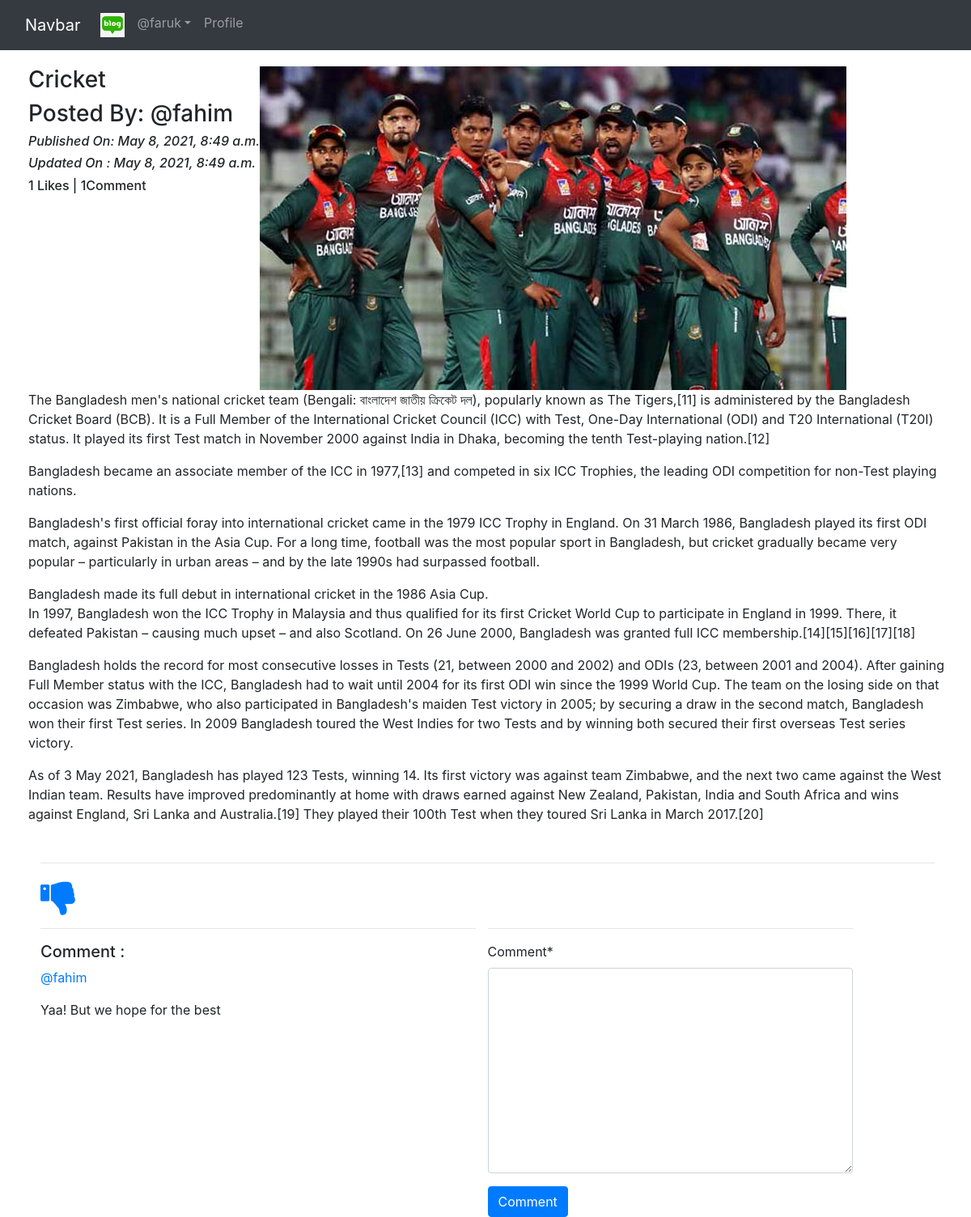
/blog/details/-C-r-i-c-k-e-t--d1c533dd-1c52-4f1b-806c-7e5baadebf15 (signed in), run on the app's committed database.
### App_Blog/models.py (models this page shows, shortened)
class Blog(models.Model):
    author = models.ForeignKey(User,on_delete=models.CASCADE,related_name='post_author')
    blog_title = models.CharField(max_length=264,verbose_name="put a title")
    slug = models.SlugField(max_length=264,unique=True)
    blog_content = models.TextField(verbose_name="What is on your mind?")
    blog_image = models.ImageField(upload_to='blog_image',verbose_name="Image")
    publish_date = models.DateTimeField(auto_now_add = True)
    update_date = models.DateTimeField(auto_now=True)
    class Meta:
        ordering=['-publish_date',]

class Comment(models.Model):
    blog = models.ForeignKey(Blog,on_delete=models.CASCADE,related_name='blog_comment')
    user = models.ForeignKey(User,on_delete=models.CASCADE,related_name='user_comment')
    comment = models.TextField()
    comment_date =models.DateTimeField(auto_now_add=True)
    class Meta:
        ordering=('-comment_date',)

### App_Blog/views.py (the view, shortened to what this page needs)
# urls.py: path('details/<slug:slug>', views.blog_details, name='blog_details'),
@login_required
def blog_details(request,slug):
    blog = Blog.objects.get(slug=slug)
    comment_form = CommentForm()
    already_liked = Likes.objects.filter(blog=blog,user=request.user)
    if already_liked:
        liked = True
    else:
        liked = False
    return render(request,'App_Blog/blog_details.html',context={'blog':blog,'comment_form':comment_form,'liked':liked})

### App_Blog/forms.py
class CommentForm(forms.ModelForm):
    class Meta:
        model = Comment
        fields=('comment',)

### templates/App_Blog/blog_details.html (shortened to what this page needs)
{% extends 'base.html' %}
{% load crispy_forms_tags %}
{% block body_block %}
<div class="row">
  <div class="col-sm-06">
    <h3>{{blog.blog_title}}</h3>
    <h3>Posted By: @{{blog.author}}</h3>
    <i><h6>Published On: {{blog.publish_date}}</h6></i>
    <i><h6>Updated On : {{blog.update_date}}</h6></i>
    <h6>{{ blog.liked_blog.count}} Likes | {{blog.blog_comment.count}}Comment</h6>
  </div>
  <div class="col-sm-06">
    <img src="/media/{{blog.blog_image}}" width="100%" alt="">
  </div>
  <p>
   {{blog.blog_content|linebreaks}}
  </p>
</div>
<hr>
{% if not liked %}
 <a href="{% url 'App_Blog:liked_post' pk=blog.pk %}">
 <i class="fa fa-thumbs-up fa-3x" aria-hidden="true"></i>
</a>
{% else %}
<a href="{% url 'App_Blog:unliked_post' pk=blog.pk %}">
<i class="fa fa-thumbs-down fa-3x" aria-hidden="true"></i>
</a>
{% endif %}
<div class="row">
      <div class="col-sm-6">
         <hr>
   <h5>Comment : </h5>
  {% for comment in blog.blog_comment.all  %}
  <p> <a href="#" > @{{ comment.user}}</a></p>
  <p>{{comment.comment }}</p>
  {% endfor %}
      </div>
  <div class="col-sm-06">
    <hr>
    <form method="POST">
      {{comment_form|crispy}}
      <button type="submit" class="btn btn-primary" name="button">Comment</button>
    </form>
  </div>
    </div>
{% endblock %}

### templates/base.html (shortened to what this page needs)
<!DOCTYPE html>
<html lang="en" dir="ltr">
  <head>
    <link rel="stylesheet" href="https://maxcdn.bootstrapcdn.com/bootstrap/4.4.1/css/bootstrap.min.css">
  <link href="https://maxcdn.bootstrapcdn.com/font-awesome/4.7.0/css/font-awesome.min.css" rel="stylesheet">
  </head>
  <body>
    <nav class="navbar navbar-expand-lg navbar-dark bg-dark">
  <div class="container-fluid">
    <a class="navbar-brand" href="#">Navbar</a>
    <div class="collapse navbar-collapse" id="navbarNav">
      <ul class="navbar-nav">
        <li class="nav-item">
          <a class="nav-link active" aria-current="page" href="{% url 'index' %}"> <img src="/media/Blog_image.jpg" alt=""width="30px"></a>
        </li>
        {% if user.is_authenticated %}
        <div class="nav-item dropdown">
          <a href="" class="nav-link dropdown-toggle" id="navbardrop" data-toggle="dropdown">
               @{{ user.username }}</a>
        </div>
          <a class="nav-link " aria-current="page" href="{% url 'App_Login:profile' %}">Profile</a>
        {% endif %}
      </ul>
    </div>
  </div>
</nav>
<div class="container" style="padding-top:20px;padding-left:20px;">
  {% block body_block %}
  {% endblock %}
  </div>
  </body>
</html>

### data on the page
Blog: blog_title "Cricket", author "fahim", publish_date "May 8, 2021, 8:49 a.m.", update_date "May 8, 2021, 8:49 a.m.", liked_blog.count "1", blog_comment.count "1", blog_image (picture), blog_content "The Bangladesh men's national cricket team (Bengali: বাংলাদেশ জাতীয় ক্রিকেট দল), popularly known as The Tigers,[11] is administered by the Bangladesh Cricket Board (BCB). It is a Full Member of the International Cricket Council (ICC) with Test, One-Day International (ODI) and T20 International (T20I) status. It played its first Test match in November 2000 against India in Dhaka, becoming the tenth Test-playing nation.[12] Bangladesh became an associate member of the ICC in 1977,[13] and competed in six ICC Trophies, the leading ODI competition for non-Test playing nations. Bangladesh's first official foray into international cricket came in the 1979 ICC Trophy in England. On 31 March 1986,…"
Comment: user "fahim", comment "Yaa! But we hope for the best"

### other printed values
{{ user.username }} "faruk"
